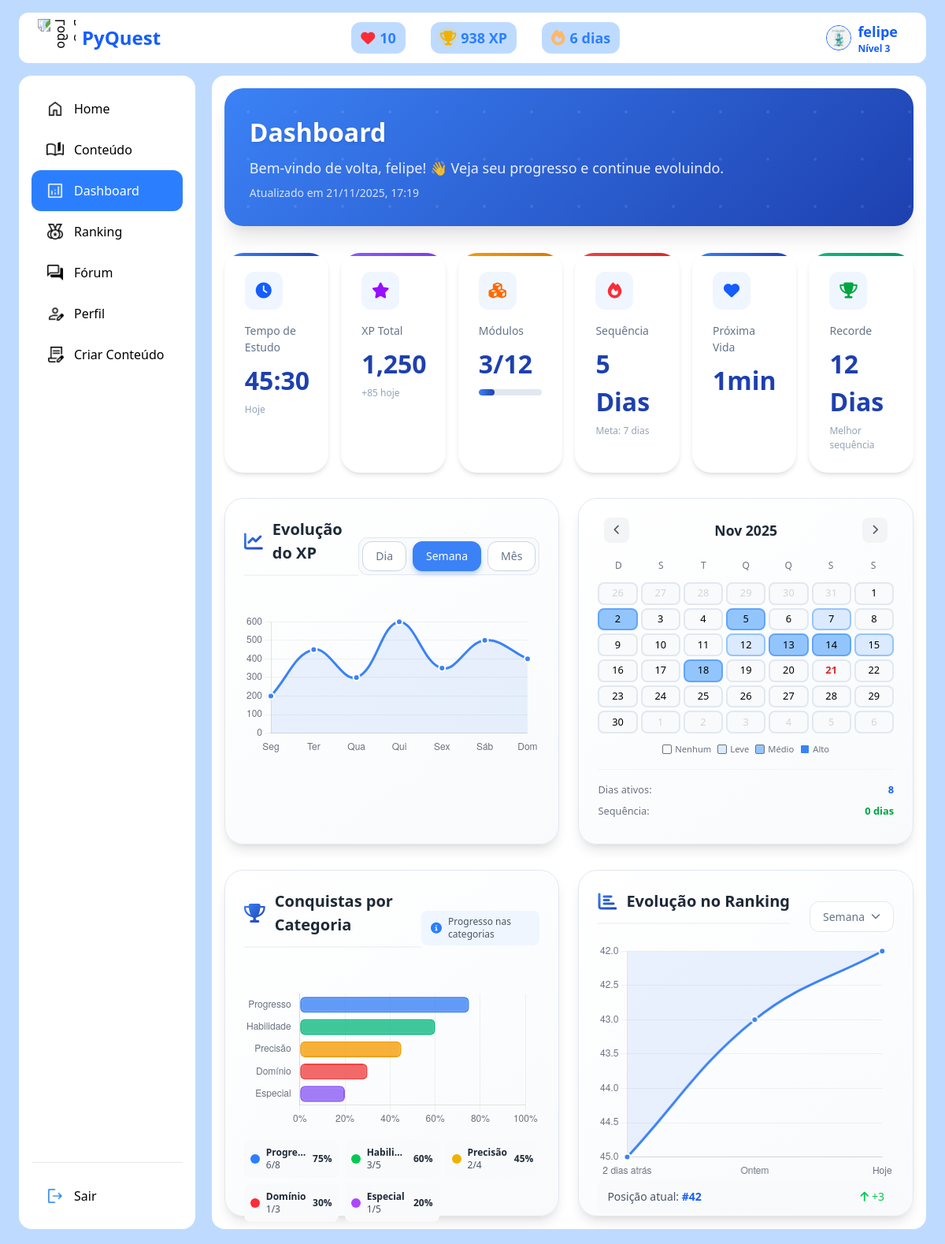
Before: /dashboard/ (signed in) with the older database file.
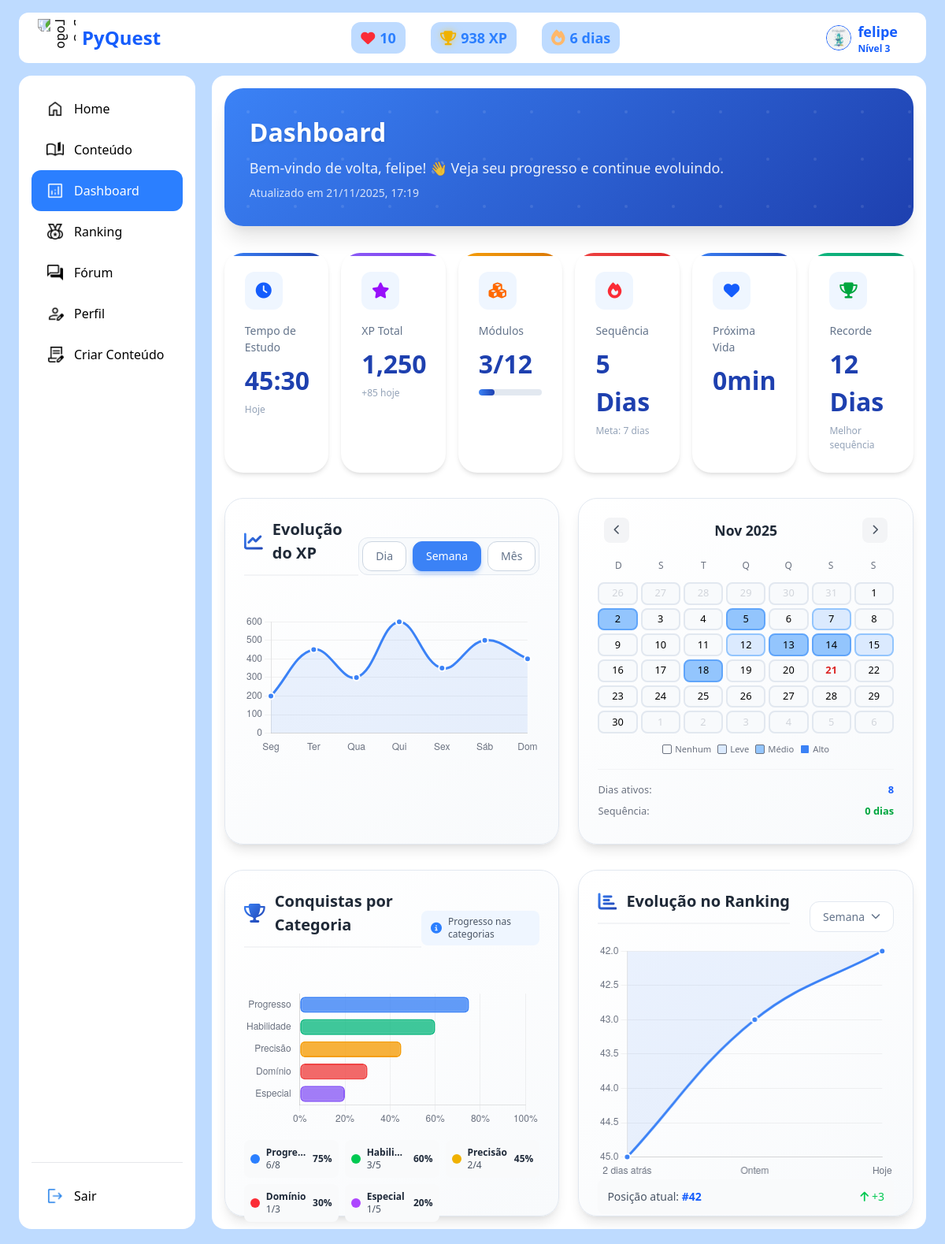
After: the same page with the newer database file.
### Pyquest/models.py (models this page shows, shortened)
class Perfil(models.Model):
    user = models.OneToOneField(User, on_delete=models.CASCADE)
    xp = models.IntegerField(default=0)
    nivel = models.IntegerField(default=1)
    vidas = models.IntegerField(default=10)
    max_vidas = models.IntegerField(default=10)
    ultima_regeneracao = models.DateTimeField(default=timezone.now)
    conquistas = models.IntegerField(default=0)
    total_conquistas = models.IntegerField(default=50)
    sequencia = models.IntegerField(default=0)
    sequencia_maxima = models.IntegerField(default=0)
    ultima_atividade = models.DateTimeField(null=True, blank=True)
    avatar = models.ImageField(upload_to="avatars/", default="avatars/default.png")
    descricao = models.TextField(blank=True, null=True, default="Ainda não escreveu nada.")
    licoes = models.IntegerField(default=0)
    github = models.URLField(max_length=200, blank=True, null=True)
    linkedin = models.URLField(max_length=200, blank=True, null=True)
    tempo_total_estudo = models.IntegerField(default=0)  # em segundos
    xp_hoje = models.IntegerField(default=0)
    acertos_seguidos = models.IntegerField(default=0)
    recorde_acertos = models.IntegerField(default=0)
    precisao_geral = models.IntegerField(default=0)  # Em porcentagem
    ja_fez_atividade_hoje = models.BooleanField(default=False)
    ultima_verificacao_diaria = models.DateTimeField(auto_now_add=True)
    background_image = models.ImageField(
        upload_to="backgrounds/",
        blank=True,
        null=True,
        default="backgrounds/default-bg.jpg",
        verbose_name="Imagem de Fundo"
    )
    ultima_atualizacao_vidas = models.DateTimeField(auto_now=True)
    def tempo_estudo_formatado(self):
        tempo_total_segundos = self.tempo_total_estudo
        minutos_totais = tempo_total_segundos // 60
        segundos_restantes = tempo_total_segundos % 60
        horas = minutos_totais // 60
        minutos = minutos_totais % 60
        if horas > 0:
            return f"{horas:02d}:{minutos:02d}:{segundos_restantes:02d}"
        else:
            return f"{minutos:02d}:{segundos_restantes:02d}"
    def verificar_streak_automatico(self):
        if not self.ultima_atividade:
            if self.sequencia > 0:
                self.sequencia = 0
                self.save()
            return False
        agora = timezone.now()
        data_ultima = self.ultima_atividade.date()
        data_hoje = agora.date()
        dias_diferenca = (data_hoje - data_ultima).days
        print(f"🔍 Verificação automática do streak: {dias_diferenca} dias desde a última atividade")
        return False
    def tempo_para_proxima_vida(self):
        if self.vidas >= self.max_vidas:
            return 0
        agora = timezone.now()
        diferenca = agora - self.ultima_atualizacao_vidas
        minutos_passados = diferenca.total_seconds() / 60
        minutos_por_vida = 2  # Mude para 10 em produção
        minutos_restantes = minutos_por_vida - (minutos_passados % minutos_por_vida)
        return max(0, int(minutos_restantes))

### Pyquest/views.py (the view)
# urls.py: path('dashboard/', views.dashboard, name='dashboard'),
@login_required
def dashboard(request):
    perfil = request.user.perfil
    perfil.verificar_streak_automatico()
    modulos_concluidos = ModuloConcluido.objects.filter(usuario=request.user).count()
    total_modulos = Modulo.objects.filter(ativo=True).count()
    context = {
        'perfil': perfil,
        'current_time': timezone.now().strftime('%d/%m/%Y %H:%M'),
        'posicao_ranking': 42,
        'modulos_concluidos': modulos_concluidos,  # NOVO
        'total_modulos': total_modulos,  # NOVO
    }
    return render(request, "Pyquest/dashboard.html", context)

### Pyquest/context_processors.py (called while the page is built)
def perfil_context(request):
    if request.user.is_authenticated:
        perfil, created = Perfil.objects.get_or_create(user=request.user)
        return {'perfil': perfil}
    return {}

### Pyquest/templates/Pyquest/dashboard.html (shortened to what the changed rows need)
{% extends 'base.html' %}
{% load static %}
{% block extra_css %}
<link rel="stylesheet" href="https://cdnjs.cloudflare.com/ajax/libs/font-awesome/6.4.0/css/all.min.css">
{% endblock %}
{% block content %}
<div class="space-y-8">
    <div class="dashboard-header">
        <div class="header-content">
            <h1 class="dashboard-title">Dashboard</h1>
        </div>
    </div>
<div class="grid grid-cols-2 md:grid-cols-3 lg:grid-cols-6 gap-4">
    <div class="stat-card stat-card-vida fade-in">
        <div class="stat-icon">
            <i class="fas fa-heart text-blue-600 text-xl"></i>
        </div>
        <h3 class="stat-label">Próxima Vida</h3>
        <p class="stat-number" id="tempo-proxima-vida">
            {% if perfil.vidas >= perfil.max_vidas %}
                Completas
            {% else %}
                {{ perfil.tempo_para_proxima_vida }}min
            {% endif %}
        </p>
    </div>
</div>
    <div class="grid grid-cols-1 lg:grid-cols-2 gap-6">
        <div class="chart-container fade-in">
            <div class="flex justify-between items-center mb-6">
                <h2 class="chart-title">
                    <i class="fas fa-chart-line"></i> Evolução do XP
                </h2>
            </div>
        </div>
    </div>
    <div class="grid grid-cols-1 lg:grid-cols-2 gap-6">
        <div class="chart-container fade-in">
            <div class="flex justify-between items-center mb-6">
                <h2 class="chart-title">
                    <i class="fas fa-trophy"></i> Conquistas por Categoria
                </h2>
            </div>
        </div>
        <div class="chart-container fade-in">
            <div class="flex justify-between items-center mb-0">
                <h2 class="chart-title">
                    <i class="fas fa-chart-bar"></i> Evolução no Ranking
                </h2>
            </div>
        </div>
    </div>
</div>
{% endblock %}

### templates/base.html (shortened to what the changed rows need)
{% load static %}
<!DOCTYPE html>
<html lang="pt-br">
<head>
  <script src="https://cdn.jsdelivr.net/npm/@tailwindcss/browser@4"></script>
  <link rel="stylesheet" href="https://cdnjs.cloudflare.com/ajax/libs/font-awesome/6.4.0/css/all.min.css">
  {% block extra_css %}{% endblock %}
</head>
<body class="bg-blue-200">
<div class="layout-container">
    <header class="header-container flex justify-between items-center bg-white px-6 py-2 rounded-xl">
        <div class="flex items-center gap-2">
            <h1 class="font-bold text-2xl text-blue-600">PyQuest</h1>
        </div>
        <div class="flex gap-8 items-center text-lg">
            <div class="bg-blue-200 px-3 py-1.5 rounded-xl text-blue-500 font-bold flex items-center">
                <h2 id="vidas-count">{{ perfil.vidas }}</h2>
            </div>
            <div class="bg-blue-200 px-3 py-1.5 rounded-xl text-blue-500 font-bold flex items-center">
                <i id="xp-icon" class="fas fa-trophy text-yellow-500 text-lg mr-1.5 trophy-glow"></i>
                <h2 id="xp-count">{{ perfil.xp }} XP</h2>
            </div>
            <div class="bg-blue-200 px-3 py-1.5 rounded-xl text-blue-500 font-bold flex items-center">
                <h2 id="sequencia-days">{{ perfil.sequencia }} dias</h2>
            </div>
        </div>
        <div class="flex items-center gap-6 text-blue-600 font-semibold">
            <div class="flex items-center gap-2 ml-5 mr-3">
                <img id="avatar-display" src="{{ perfil.avatar.url }}"
                     alt="Perfil" class="w-8 h-8 rounded-full border-1">
                <div class="flex flex-col">
                    <span class="text-lg font-bold">{{ request.user.username }}</span>
                    <span class="text-xs">Nível {{ perfil.nivel }}</span>
                </div>
            </div>
        </div>
    </header>
    <div class="main-container">
        <section class="content-fixed custom-scrollbar">
            <div class="content-wrapper">
                {% block content %}{% endblock %}
            </div>
        </section>
    </div>
</div>
</body>
</html>

Changed rows visible on the page:
changed Perfil: tempo_para_proxima_vida "1" → "0"
